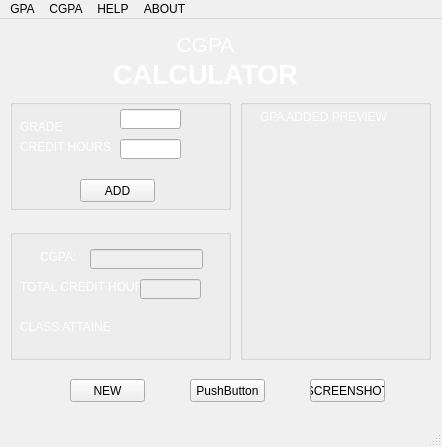
<?xml version="1.0" encoding="UTF-8"?>
<ui version="4.0">
 <class>CGPA</class>
 <widget class="QMainWindow" name="CGPA">
  <property name="geometry">
   <rect>
    <x>0</x>
    <y>0</y>
    <width>442</width>
    <height>447</height>
   </rect>
  </property>
  <property name="palette">
   <palette>
    <active>
     <colorrole role="WindowText">
      <brush brushstyle="SolidPattern">
       <color alpha="255">
        <red>255</red>
        <green>255</green>
        <blue>255</blue>
       </color>
      </brush>
     </colorrole>
     <colorrole role="Window">
      <brush brushstyle="SolidPattern">
       <color alpha="255">
        <red>56</red>
        <green>96</green>
        <blue>178</blue>
       </color>
      </brush>
     </colorrole>
    </active>
    <inactive>
     <colorrole role="WindowText">
      <brush brushstyle="SolidPattern">
       <color alpha="255">
        <red>255</red>
        <green>255</green>
        <blue>255</blue>
       </color>
      </brush>
     </colorrole>
     <colorrole role="Window">
      <brush brushstyle="SolidPattern">
       <color alpha="255">
        <red>240</red>
        <green>240</green>
        <blue>240</blue>
       </color>
      </brush>
     </colorrole>
    </inactive>
    <disabled>
     <colorrole role="WindowText">
      <brush brushstyle="SolidPattern">
       <color alpha="255">
        <red>120</red>
        <green>120</green>
        <blue>120</blue>
       </color>
      </brush>
     </colorrole>
     <colorrole role="Window">
      <brush brushstyle="SolidPattern">
       <color alpha="255">
        <red>240</red>
        <green>240</green>
        <blue>240</blue>
       </color>
      </brush>
     </colorrole>
    </disabled>
   </palette>
  </property>
  <property name="windowTitle">
   <string>CGPA</string>
  </property>
  <property name="toolButtonStyle">
   <enum>Qt::ToolButtonIconOnly</enum>
  </property>
  <property name="documentMode">
   <bool>false</bool>
  </property>
  <property name="tabShape">
   <enum>QTabWidget::Rounded</enum>
  </property>
  <property name="dockNestingEnabled">
   <bool>false</bool>
  </property>
  <property name="dockOptions">
   <set>QMainWindow::AllowTabbedDocks|QMainWindow::AnimatedDocks</set>
  </property>
  <widget class="QWidget" name="centralwidget">
   <widget class="QGroupBox" name="groupBox">
    <property name="geometry">
     <rect>
      <x>10</x>
      <y>80</y>
      <width>221</width>
      <height>111</height>
     </rect>
    </property>
    <property name="title">
     <string/>
    </property>
    <widget class="QPushButton" name="pushButton">
     <property name="geometry">
      <rect>
       <x>70</x>
       <y>80</y>
       <width>75</width>
       <height>23</height>
      </rect>
     </property>
     <property name="text">
      <string>ADD</string>
     </property>
    </widget>
    <widget class="QLabel" name="label">
     <property name="geometry">
      <rect>
       <x>10</x>
       <y>20</y>
       <width>61</width>
       <height>16</height>
      </rect>
     </property>
     <property name="text">
      <string>GRADE</string>
     </property>
    </widget>
    <widget class="QLabel" name="label_2">
     <property name="geometry">
      <rect>
       <x>10</x>
       <y>40</y>
       <width>91</width>
       <height>16</height>
      </rect>
     </property>
     <property name="text">
      <string>CREDIT HOURS</string>
     </property>
    </widget>
    <widget class="QLineEdit" name="lineEdit_3">
     <property name="enabled">
      <bool>true</bool>
     </property>
     <property name="geometry">
      <rect>
       <x>110</x>
       <y>10</y>
       <width>61</width>
       <height>20</height>
      </rect>
     </property>
    </widget>
    <widget class="QLineEdit" name="lineEdit_4">
     <property name="enabled">
      <bool>true</bool>
     </property>
     <property name="geometry">
      <rect>
       <x>110</x>
       <y>40</y>
       <width>61</width>
       <height>20</height>
      </rect>
     </property>
    </widget>
   </widget>
   <widget class="QGroupBox" name="groupBox_2">
    <property name="geometry">
     <rect>
      <x>240</x>
      <y>80</y>
      <width>191</width>
      <height>261</height>
     </rect>
    </property>
    <property name="title">
     <string/>
    </property>
    <widget class="QLabel" name="label_5">
     <property name="geometry">
      <rect>
       <x>20</x>
       <y>10</y>
       <width>161</width>
       <height>16</height>
      </rect>
     </property>
     <property name="text">
      <string>GPA ADDED PREVIEW</string>
     </property>
    </widget>
   </widget>
   <widget class="QGroupBox" name="groupBox_3">
    <property name="geometry">
     <rect>
      <x>10</x>
      <y>210</y>
      <width>221</width>
      <height>131</height>
     </rect>
    </property>
    <property name="title">
     <string/>
    </property>
    <widget class="QLabel" name="label_3">
     <property name="geometry">
      <rect>
       <x>30</x>
       <y>20</y>
       <width>61</width>
       <height>16</height>
      </rect>
     </property>
     <property name="text">
      <string>CGPA:</string>
     </property>
    </widget>
    <widget class="QLabel" name="label_4">
     <property name="geometry">
      <rect>
       <x>10</x>
       <y>50</y>
       <width>121</width>
       <height>16</height>
      </rect>
     </property>
     <property name="text">
      <string>TOTAL CREDIT HOURS</string>
     </property>
    </widget>
    <widget class="QLineEdit" name="lineEdit">
     <property name="enabled">
      <bool>false</bool>
     </property>
     <property name="geometry">
      <rect>
       <x>80</x>
       <y>20</y>
       <width>113</width>
       <height>20</height>
      </rect>
     </property>
    </widget>
    <widget class="QLineEdit" name="lineEdit_2">
     <property name="enabled">
      <bool>false</bool>
     </property>
     <property name="geometry">
      <rect>
       <x>130</x>
       <y>50</y>
       <width>61</width>
       <height>20</height>
      </rect>
     </property>
    </widget>
    <widget class="QLabel" name="label_6">
     <property name="geometry">
      <rect>
       <x>10</x>
       <y>90</y>
       <width>91</width>
       <height>16</height>
      </rect>
     </property>
     <property name="text">
      <string>CLASS ATTAINED</string>
     </property>
    </widget>
   </widget>
   <widget class="QPushButton" name="pushButton_2">
    <property name="geometry">
     <rect>
      <x>70</x>
      <y>360</y>
      <width>75</width>
      <height>23</height>
     </rect>
    </property>
    <property name="text">
     <string>NEW</string>
    </property>
   </widget>
   <widget class="QPushButton" name="pushButton_3">
    <property name="geometry">
     <rect>
      <x>190</x>
      <y>360</y>
      <width>75</width>
      <height>23</height>
     </rect>
    </property>
    <property name="text">
     <string>PushButton</string>
    </property>
   </widget>
   <widget class="QPushButton" name="pushButton_4">
    <property name="geometry">
     <rect>
      <x>310</x>
      <y>360</y>
      <width>75</width>
      <height>23</height>
     </rect>
    </property>
    <property name="text">
     <string>SCREENSHOT</string>
    </property>
   </widget>
   <widget class="QLabel" name="lblTitle">
    <property name="geometry">
     <rect>
      <x>110</x>
      <y>10</y>
      <width>191</width>
      <height>31</height>
     </rect>
    </property>
    <property name="sizePolicy">
     <sizepolicy hsizetype="Preferred" vsizetype="Fixed">
      <horstretch>0</horstretch>
      <verstretch>0</verstretch>
     </sizepolicy>
    </property>
    <property name="palette">
     <palette>
      <active>
       <colorrole role="WindowText">
        <brush brushstyle="SolidPattern">
         <color alpha="255">
          <red>255</red>
          <green>255</green>
          <blue>255</blue>
         </color>
        </brush>
       </colorrole>
      </active>
      <inactive>
       <colorrole role="WindowText">
        <brush brushstyle="SolidPattern">
         <color alpha="255">
          <red>255</red>
          <green>255</green>
          <blue>255</blue>
         </color>
        </brush>
       </colorrole>
      </inactive>
      <disabled>
       <colorrole role="WindowText">
        <brush brushstyle="SolidPattern">
         <color alpha="255">
          <red>120</red>
          <green>120</green>
          <blue>120</blue>
         </color>
        </brush>
       </colorrole>
      </disabled>
     </palette>
    </property>
    <property name="font">
     <font>
      <family>MS Sans Serif</family>
      <pointsize>20</pointsize>
      <weight>75</weight>
      <bold>true</bold>
     </font>
    </property>
    <property name="layoutDirection">
     <enum>Qt::LeftToRight</enum>
    </property>
    <property name="inputMethodHints">
     <set>Qt::ImhNone</set>
    </property>
    <property name="text">
     <string>&lt;html&gt;&lt;head/&gt;&lt;body&gt;&lt;p&gt;&lt;span style=&quot; font-size:16pt; font-weight:400;&quot;&gt;CGPA&lt;/span&gt;&lt;/p&gt;&lt;/body&gt;&lt;/html&gt;</string>
    </property>
    <property name="alignment">
     <set>Qt::AlignCenter</set>
    </property>
   </widget>
   <widget class="QLabel" name="lblTitle_2">
    <property name="geometry">
     <rect>
      <x>80</x>
      <y>40</y>
      <width>251</width>
      <height>31</height>
     </rect>
    </property>
    <property name="sizePolicy">
     <sizepolicy hsizetype="Preferred" vsizetype="Fixed">
      <horstretch>0</horstretch>
      <verstretch>0</verstretch>
     </sizepolicy>
    </property>
    <property name="palette">
     <palette>
      <active>
       <colorrole role="WindowText">
        <brush brushstyle="SolidPattern">
         <color alpha="255">
          <red>255</red>
          <green>255</green>
          <blue>255</blue>
         </color>
        </brush>
       </colorrole>
      </active>
      <inactive>
       <colorrole role="WindowText">
        <brush brushstyle="SolidPattern">
         <color alpha="255">
          <red>255</red>
          <green>255</green>
          <blue>255</blue>
         </color>
        </brush>
       </colorrole>
      </inactive>
      <disabled>
       <colorrole role="WindowText">
        <brush brushstyle="SolidPattern">
         <color alpha="255">
          <red>120</red>
          <green>120</green>
          <blue>120</blue>
         </color>
        </brush>
       </colorrole>
      </disabled>
     </palette>
    </property>
    <property name="font">
     <font>
      <family>MS Sans Serif</family>
      <pointsize>20</pointsize>
      <weight>75</weight>
      <bold>true</bold>
     </font>
    </property>
    <property name="layoutDirection">
     <enum>Qt::LeftToRight</enum>
    </property>
    <property name="inputMethodHints">
     <set>Qt::ImhNone</set>
    </property>
    <property name="text">
     <string>&lt;html&gt;&lt;head/&gt;&lt;body&gt;&lt;p&gt;CALCULATOR&lt;/p&gt;&lt;/body&gt;&lt;/html&gt;</string>
    </property>
    <property name="alignment">
     <set>Qt::AlignCenter</set>
    </property>
   </widget>
  </widget>
  <widget class="QMenuBar" name="menubar">
   <property name="geometry">
    <rect>
     <x>0</x>
     <y>0</y>
     <width>442</width>
     <height>21</height>
    </rect>
   </property>
   <widget class="QMenu" name="menuGPA">
    <property name="title">
     <string>GPA</string>
    </property>
   </widget>
   <widget class="QMenu" name="menuCGPA">
    <property name="title">
     <string>CGPA</string>
    </property>
   </widget>
   <widget class="QMenu" name="menuHELP">
    <property name="title">
     <string>HELP</string>
    </property>
   </widget>
   <widget class="QMenu" name="menuABOUT">
    <property name="title">
     <string>ABOUT</string>
    </property>
   </widget>
   <addaction name="menuGPA"/>
   <addaction name="menuCGPA"/>
   <addaction name="menuHELP"/>
   <addaction name="menuABOUT"/>
  </widget>
  <widget class="QStatusBar" name="statusbar"/>
 </widget>
 <resources/>
 <connections/>
</ui>
